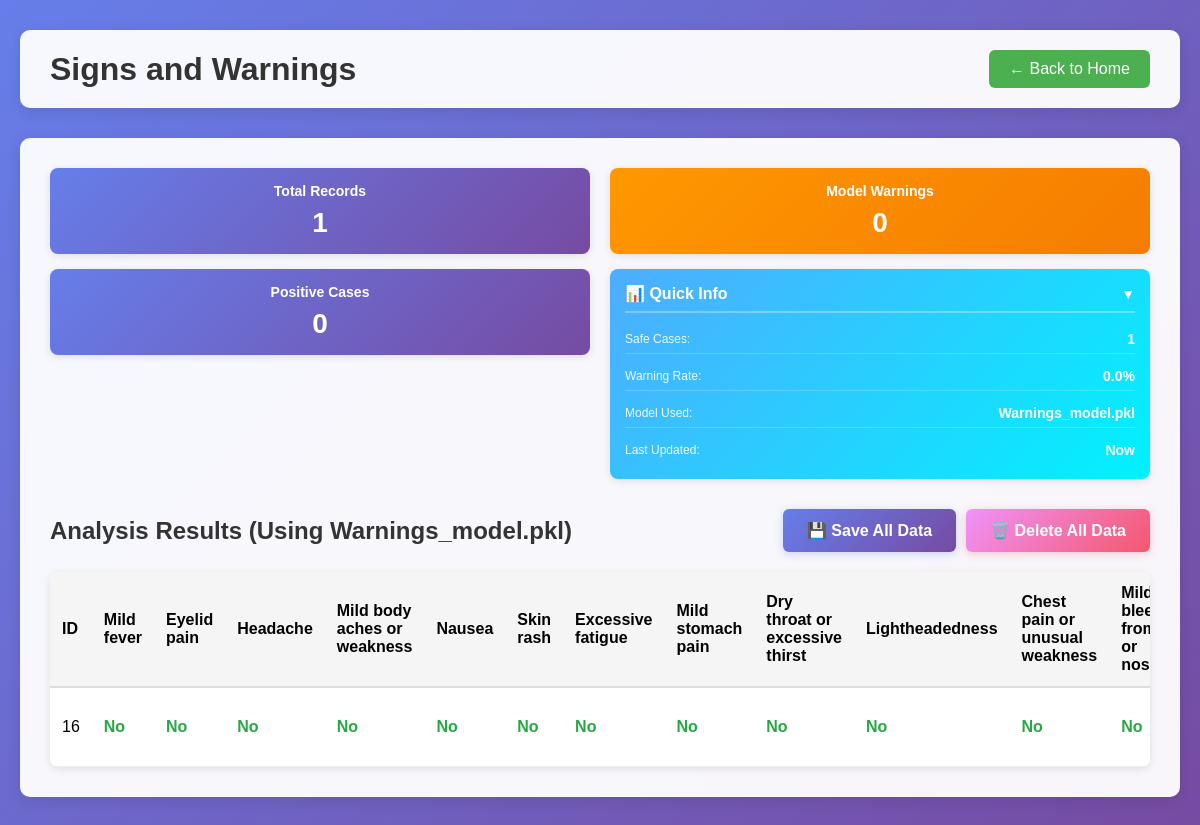
Page /signs-warnings/ on the committed database.
### analyzer/models.py (models this page shows, shortened)
class SignsWarning(models.Model):
    name = models.CharField(max_length=255, blank=True, null=True)
    gender = models.CharField(max_length=10, default='Male')
    age = models.IntegerField(default=0)
    division = models.CharField(max_length=100, default='Dhaka')
    area = models.CharField(max_length=255, default='-')
    house_type = models.IntegerField(default=0)
    ns1 = models.BooleanField(default=False)
    igm = models.BooleanField(default=False)
    igg = models.BooleanField(default=False)
    warning_prediction = models.BooleanField(default=False)
    warning_confidence = models.FloatField(default=0.0)
    symptom_mild_fever = models.IntegerField(default=0)
    symptom_eyelid_pain = models.IntegerField(default=0)
    symptom_headache = models.IntegerField(default=0)
    symptom_body_aches = models.IntegerField(default=0)
    symptom_nausea = models.IntegerField(default=0)
    symptom_skin_rash = models.IntegerField(default=0)
    symptom_fatigue = models.IntegerField(default=0)
    symptom_stomach_pain = models.IntegerField(default=0)
    symptom_dry_throat = models.IntegerField(default=0)
    symptom_lightheadedness = models.IntegerField(default=0)
    symptom_chest_pain = models.IntegerField(default=0)
    symptom_bleeding = models.IntegerField(default=0)
    created_at = models.DateTimeField(auto_now_add=True)

### analyzer/views.py (the view)
# urls.py: path('signs-warnings/', views.signs_warnings, name='signs_warnings'),
def signs_warnings(request):
    try:
        results = SignsWarning.objects.all().order_by('-created_at')
        total_count = results.count()
        warning_count = results.filter(warning_prediction=True).count()
        safe_count = total_count - warning_count
        warning_rate = (warning_count / total_count * 100) if total_count > 0 else 0
        positive_count = results.filter(ns1=True).count() + results.filter(igm=True).count() + results.filter(igg=True).count()
    except Exception as e:
        error_msg = str(e).lower()
        if 'no such table' in error_msg or 'does not exist' in error_msg or 'relation' in error_msg:
            results = []
            total_count = 0
            warning_count = 0
            safe_count = 0
            warning_rate = 0
            positive_count = 0
            import sys
            sys.stderr.write(f"Migration needed: {str(e)}\n")
        else:
            raise
    data = {
        'results': results,
        'total_count': total_count,
        'positive_count': positive_count,
        'warning_count': warning_count,
        'safe_count': safe_count,
        'warning_rate': round(warning_rate, 1)
    }
    return render(request, 'analyzer/signs_warnings.html', data)

### analyzer/templates/analyzer/signs_warnings.html (shortened to what this page needs)
{% load static %}
<!DOCTYPE html>
<html>
<head>
    <link rel="stylesheet" type="text/css" href="{% static 'analyzer/css/style.css' %}">
</head>
<body>
    <div class="page-container">
        <div class="page-header">
            <h1>Signs and Warnings</h1>
            <a href="{% url 'home' %}" class="back-btn">← Back to Home</a>
        </div>
        <div class="data-section">
            <div class="cards-layout">
                <div class="cards-column left-column">
                    <div class="stat-item">
                        <h3>Total Records</h3>
                        <p class="stat-number">{{ total_count }}</p>
                    </div>
                    <div class="stat-item">
                        <h3>Positive Cases</h3>
                        <p class="stat-number">{{ positive_count }}</p>
                    </div>
                </div>
                <div class="cards-column right-column">
                    <div class="stat-item stat-warning">
                        <h3>Model Warnings</h3>
                        <p class="stat-number">{{ warning_count }}</p>
                    </div>
                    <div class="info-card">
                        <h3 class="info-card-header" id="infoCardHeader">
                            📊 Quick Info
                            <span class="toggle-icon" id="toggleIcon">▼</span>
                        </h3>
                        <div class="info-content" id="infoContent">
                            <div class="info-item">
                                <span class="info-label">Safe Cases:</span>
                                <span class="info-value">{{ safe_count }}</span>
                            </div>
                            <div class="info-item">
                                <span class="info-label">Warning Rate:</span>
                                <span class="info-value">{{ warning_rate }}%</span>
                            </div>
                            <div class="info-item">
                                <span class="info-label">Model Used:</span>
                                <span class="info-value">Warnings_model.pkl</span>
                            </div>
                            <div class="info-item">
                                <span class="info-label">Last Updated:</span>
                                <span class="info-value">Now</span>
                            </div>
                        </div>
                    </div>
                </div>
            </div>
            <div class="table-container">
                <div style="display: flex; justify-content: space-between; align-items: center; margin-bottom: 20px;">
                    <h2 style="margin: 0;">Analysis Results (Using Warnings_model.pkl)</h2>
                    <div style="display: flex; gap: 10px;">
                        <button onclick="saveAllSignsWarningsData()" class="save-btn-signs">💾 Save All Data</button>
                        <button onclick="deleteAllSignsWarningsData()" class="delete-btn-signs">🗑️ Delete All Data</button>
                    </div>
                </div>
                <div class="table-wrapper">
                    <table class="data-table">
                    <thead>
                        <tr>
                            <th>ID</th>
                            <th>Mild fever</th>
                            <th>Eyelid pain</th>
                            <th>Headache</th>
                            <th>Mild body aches or weakness</th>
                            <th>Nausea</th>
                            <th>Skin rash</th>
                            <th>Excessive fatigue</th>
                            <th>Mild stomach pain</th>
                            <th>Dry throat or excessive thirst</th>
                            <th>Lightheadedness</th>
                            <th>Chest pain or unusual weakness</th>
                            <th>Mild bleeding from gums or nosebleeds</th>
                        </tr>
                    </thead>
                    <tbody>
                        {% for result in results %}
                        <tr class="{% if result.warning_prediction %}warning-row clickable-row{% endif %}"
                            >
                            <td>{{ result.id }}</td>
                            <td class="{% if result.symptom_mild_fever > 0 %}positive{% else %}negative{% endif %}">
                                {% if result.symptom_mild_fever > 0 %}Yes{% else %}No{% endif %}
                            </td>
                            <td class="{% if result.symptom_eyelid_pain > 0 %}positive{% else %}negative{% endif %}">
                                {% if result.symptom_eyelid_pain > 0 %}Yes{% else %}No{% endif %}
                            </td>
                            <td class="{% if result.symptom_headache > 0 %}positive{% else %}negative{% endif %}">
                                {% if result.symptom_headache > 0 %}Yes{% else %}No{% endif %}
                            </td>
                            <td class="{% if result.symptom_body_aches > 0 %}positive{% else %}negative{% endif %}">
                                {% if result.symptom_body_aches > 0 %}Yes{% else %}No{% endif %}
                            </td>
                            <td class="{% if result.symptom_nausea > 0 %}positive{% else %}negative{% endif %}">
                                {% if result.symptom_nausea > 0 %}Yes{% else %}No{% endif %}
                            </td>
                            <td class="{% if result.symptom_skin_rash > 0 %}positive{% else %}negative{% endif %}">
                                {% if result.symptom_skin_rash > 0 %}Yes{% else %}No{% endif %}
                            </td>
                            <td class="{% if result.symptom_fatigue > 0 %}positive{% else %}negative{% endif %}">
                                {% if result.symptom_fatigue > 0 %}Yes{% else %}No{% endif %}
                            </td>
                            <td class="{% if result.symptom_stomach_pain > 0 %}positive{% else %}negative{% endif %}">
                                {% if result.symptom_stomach_pain > 0 %}Yes{% else %}No{% endif %}
                            </td>
                            <td class="{% if result.symptom_dry_throat > 0 %}positive{% else %}negative{% endif %}">
                                {% if result.symptom_dry_throat > 0 %}Yes{% else %}No{% endif %}
                            </td>
                            <td class="{% if result.symptom_lightheadedness > 0 %}positive{% else %}negative{% endif %}">
                                {% if result.symptom_lightheadedness > 0 %}Yes{% else %}No{% endif %}
                            </td>
                            <td class="{% if result.symptom_chest_pain > 0 %}positive{% else %}negative{% endif %}">
                                {% if result.symptom_chest_pain > 0 %}Yes{% else %}No{% endif %}
                            </td>
                            <td class="{% if result.symptom_bleeding > 0 %}positive{% else %}negative{% endif %}">
                                {% if result.symptom_bleeding > 0 %}Yes{% else %}No{% endif %}
                            </td>
                        </tr>
                        {% empty %}
                        <tr>
                            <td colspan="17" class="no-data">No data available</td>
                        </tr>
                        {% endfor %}
                    </tbody>
                    </table>
                </div>
            </div>
        </div>
    </div>
</body>
</html>

### analyzer/templates/analyzer/signs_warnings.html (style rules this page uses)
body { font-family: Arial, sans-serif; margin: 0; padding: 0; background: linear-gradient(135deg, #667eea 0%, #764ba2 100%); min-height: 100vh; }
.page-container { max-width: 1200px; margin: 0 auto; padding: 30px 20px; }
.page-header { display: flex; justify-content: space-between; align-items: center; margin-bottom: 30px; background: rgba(255, 255, 255, 0.95); padding: 20px 30px; border-radius: 10px; box-shadow: 0 4px 15px rgba(0, 0, 0, 0.1); }
.page-header h1 { margin: 0; color: #333; font-size: 32px; }
.back-btn { background-color: #4CAF50; color: white; padding: 10px 20px; text-decoration: none; border-radius: 6px; transition: background-color 0.3s; }
.data-section { background: rgba(255, 255, 255, 0.95); border-radius: 10px; padding: 30px; box-shadow: 0 4px 15px rgba(0, 0, 0, 0.1); }
.cards-layout { display: flex; gap: 20px; margin-bottom: 30px; }
.cards-column { flex: 1; display: flex; flex-direction: column; gap: 15px; }
.stat-item { background: linear-gradient(135deg, #667eea 0%, #764ba2 100%); padding: 15px; border-radius: 8px; color: white; text-align: center; box-shadow: 0 2px 8px rgba(0, 0, 0, 0.1); transition: transform 0.3s; }
.stat-item h3 { margin: 0 0 8px 0; font-size: 14px; }
.stat-item .stat-number { font-size: 28px; font-weight: bold; margin: 0; }
.stat-warning { background: linear-gradient(135deg, #ff9800 0%, #f57c00 100%); }
.info-card { background: linear-gradient(135deg, #4facfe 0%, #00f2fe 100%); padding: 15px; border-radius: 8px; color: white; box-shadow: 0 2px 8px rgba(0, 0, 0, 0.1); transition: transform 0.3s; }
.info-card h3 { margin: 0 0 12px 0; font-size: 16px; color: white; border-bottom: 2px solid rgba(255, 255, 255, 0.3); padding-bottom: 8px; }
.info-card-header { cursor: pointer; user-select: none; display: flex; justify-content: space-between; align-items: center; transition: opacity 0.3s; }
.toggle-icon { font-size: 14px; transition: transform 0.3s; }
.info-content { display: flex; flex-direction: column; gap: 8px; }
.info-item { display: flex; justify-content: space-between; align-items: center; padding: 6px 0; border-bottom: 1px solid rgba(255, 255, 255, 0.2); }
.info-item:last-child { border-bottom: none; }
.info-label { font-size: 12px; opacity: 0.9; }
.info-value { font-size: 14px; font-weight: bold; }
.table-container { width: 100%; margin-top: 30px; }
.table-container h2 { margin-top: 0; color: #333; }
.table-wrapper { width: 100%; overflow-x: auto; overflow-y: visible; -webkit-overflow-scrolling: touch; border-radius: 8px; box-shadow: 0 2px 8px rgba(0, 0, 0, 0.1); }
.data-table { width: 100%; min-width: 1200px; border-collapse: collapse; margin-top: 0; background: white; }
.data-table th { background-color: #f5f5f5; padding: 12px; text-align: left; font-weight: 600; border-bottom: 2px solid #ddd; }
.data-table td { padding: 12px; border-bottom: 1px solid #eee; }
.negative { color: #28a745; font-weight: bold; }
.save-btn-signs { background: linear-gradient(135deg, #667eea 0%, #764ba2 100%); color: white; border: none; padding: 12px 24px; border-radius: 6px; font-size: 16px; font-weight: 600; cursor: pointer; transition: transform 0.2s, box-shadow 0.2s; box-shadow: 0 2px 8px rgba(102, 126, 234, 0.3); }
.delete-btn-signs { background: linear-gradient(135deg, #f093fb 0%, #f5576c 100%); color: white; border: none; padding: 12px 24px; border-radius: 6px; font-size: 16px; font-weight: 600; cursor: pointer; transition: transform 0.2s, box-shadow 0.2s; box-shadow: 0 2px 8px rgba(245, 87, 108, 0.3); }

### rows in the picture
SignsWarning: id "16", symptom_mild_fever "No", symptom_eyelid_pain "No", symptom_headache "No", symptom_body_aches "No", symptom_nausea "No", symptom_skin_rash "No", symptom_fatigue "No", symptom_stomach_pain "No", symptom_dry_throat "No", symptom_lightheadedness "No", symptom_chest_pain "No", symptom_bleeding "No"

### other values in the picture
{{ total_count }} "1"
{{ positive_count }} "0"
{{ warning_count }} "0"
{{ safe_count }} "1"
{{ warning_rate }} "0.0"
